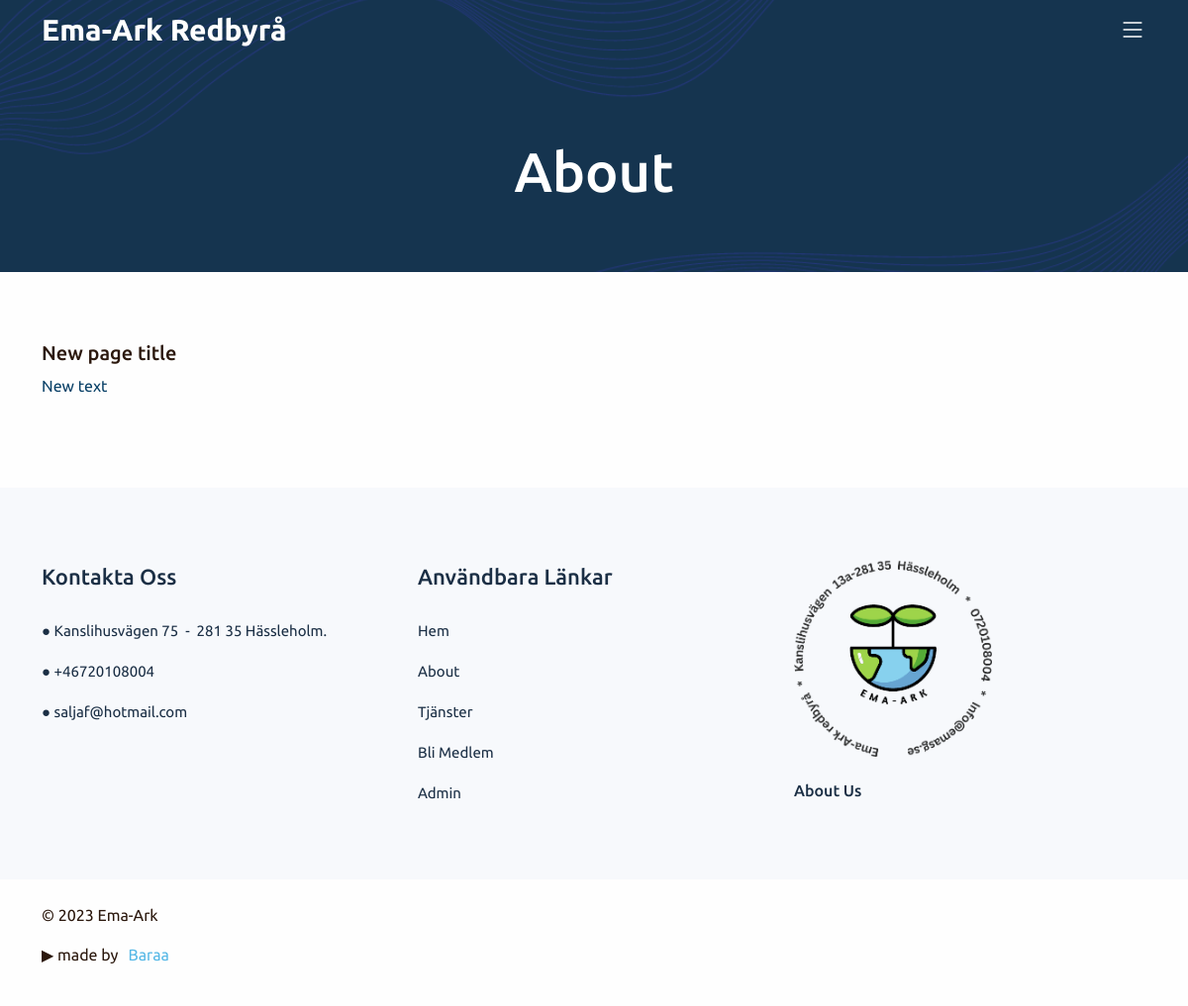
Page /about.php on the committed database.
### tables this page shows
CREATE TABLE `tblpage` (
  `ID` int(10) NOT NULL,
  `PageType` varchar(200) DEFAULT NULL,
  `PageTitle` mediumtext DEFAULT NULL,
  `PageDescription` mediumtext DEFAULT NULL,
  `Email` varchar(200) DEFAULT NULL,
  `MobileNumber` bigint(10) DEFAULT NULL,
  `UpdationDate` date DEFAULT NULL,
  `Timing` varchar(200) NOT NULL
);

### about.php (the view, shortened to what this page needs)
<!doctype html>
<html lang="sv">
<head>
    <link rel="stylesheet" href="https://unpkg.com/aos@next/dist/aos.css" />
    <link rel="stylesheet" href="assets/css/style-starter.css">
    <link rel="stylesheet" href="https://cdnjs.cloudflare.com/ajax/libs/animate.css/4.1.1/animate.min.css" />
    <link href="assets/vendor/bootstrap/css/bootstrap.min.css" rel="stylesheet">
    <link href="assets/vendor/bootstrap-icons/bootstrap-icons.css" rel="stylesheet">
    <link href="assets/vendor/aos/aos.css" rel="stylesheet">
    <link href="assets/vendor/glightbox/css/glightbox.min.css" rel="stylesheet">
    <link href="assets/vendor/swiper/swiper-bundle.min.css" rel="stylesheet">
    <link href="assets/vendor/remixicon/remixicon.css" rel="stylesheet">
    <link href="assets/css/main.css" rel="stylesheet">
</head>
<body id="home" class="animate__animated animate__fadeIn ">
<?php include_once 'includes/header.php';?>
            <div class="breadcrumbs d-flex align-items-center" style="background-image: url('assets/img/user-banner.png');">
      <div class="container position-relative d-flex flex-column align-items-center">
        <h2>About</h2>
      </div>
    </div>
    <div class="w3l-recent-work" style="background-color:#fefefe ;">
        <div class="jst-two-col">
            <div class="container">
                <div class="row">
                    <div class="my-bio col-lg-6">
                        <div class="hair-make">
                            <?php
$ret = mysqli_query($con, "select * from tblpage where PageType='aboutus' ");
while ($row = mysqli_fetch_array($ret)) {
    ?>
                            <h5><?php echo $row['PageTitle']; ?></h5>
                            <p class="para mt-2"><?php echo $row['PageDescription']; ?></p>
                            <?php }?>
                        </div>
                    </div>
                    <div class="col-lg-6 ">
                    </div>
                </div>
            </div>
    </div>
    <?php include_once 'includes/footer.php';?>
</body>
</html>

### includes/header.php (shortened to what this page needs)
<header id="header" class="header d-flex align-items-center fixed-top">
    <div class="container-fluid container-xl d-flex align-items-center justify-content-between">
        <span href="#" class="logo d-flex align-items-center">
            <h1 id="Ema-Ark-Logo" class="d-flex align-items-center">Ema-Ark Redbyrå</h1>
        </span>
        <i class="mobile-nav-toggle mobile-nav-show bi bi-list"></i>
    </div>
</header>

### includes/footer.php (shortened to what this page needs)
<section class="w3l-footer-29-main" style="
color           : #1b2f45 !important;
padding: 0 !important;">
    <div class="footer-29 py-5">
        <div class="container py-lg-4">
            <div class="row footer-top-29">
                <div class="col-lg-4 col-md-6 col-sm-8 footer-list-29 footer-1">
                    <h6 class="footer-title-29">Kontakta oss</h6>
                    <ul id="footerUl">
                        <?php
                        $ret = mysqli_query($con, "select * from tblpage where PageType='contactus' ");
                        while ($row = mysqli_fetch_array($ret)) {
                        ?>
                            <li>
                                <a href="https://www.google.se/maps/place/Kanslihusv%C3%A4gen+13A,+281+35+H%C3%A4ssleholm,+%D8%A7%D9%84%D8%B3%D9%88%D9%8A%D8%AF%E2%80%AD/data=!4m2!3m1!1s0x4653fd6891a2201b:0x40a43624b24cb61?sa=X&ved=2ahUKEwiP5qTO4pz7AhXDRfEDHURoB_wQ8gF6BAgQEAE" target="_blank">
                                    <span>●<?php echo $row['PageDescription']; ?>.</span>
                                </a>
                            </li>
                            <li>
                                </span><a href="tel:+0046-720108004">● +<?php echo $row['MobileNumber']; ?></a>
                            </li>
                            <li>
                                <a href="mailto:saljaf@hotmail.com" class="mail">
                                    ● <?php echo $row['Email']; ?></a>
                            </li>
                        <?php } ?>
                    </ul>
                </div>
                <div class="col-lg-4 col-md-6 col-sm-4 footer-list-29 footer-2 ">
                <h6 class="footer-title-29">Användbara länkar</h6>
                    <ul>
                        <li id="hemFotter" ><a href="index.php">Hem</a></li>
                        <li><a href="about.php">About</a></li>
                        <li><a href="services.php"> Tjänster</a></li>
                        <li><a href="signup.php">Bli Medlem</a></li>
                        <li><a href="admin/">Admin</a></li>
                    </ul>
                </div>
                <div class="col-lg-4 col-md-6 col-sm-7 footer-list-29 footer-4">
                    <?php
                    $ret = mysqli_query($con, "select * from tblpage where PageType='aboutus' ");
                    while ($row = mysqli_fetch_array($ret)) {
                    ?>
                        <h6 class="footer-title-29">
                            <img id="logo3" src="./assets/images/logo2-removebg-preview.png" alt="logo">
                            <h1 id="About-h1">About Us</h1>
                        </h6>
                     <?php } ?>
                </div>
            </div>
        </div>
    </div>
</section>
<div class="w3l-footer-29-main w3l-copyright" style="">
    <div class="container">
        <div class="row bottom-copies">
            <p class="col-lg-8 copy-footer-29" id="logowithtext">
                © <?php echo date("Y"); ?> Ema-Ark
            </p>
            <br>
            <p class="" id="madeBy">
                ▶ made by <a href="mailto:alsher.info@gmail.com">Baraa</a>
            </p>
        </div>
    </div>
</div>

### assets/css/main.css (style rules this page uses)
:root { --font-default:"Open Sans",System-ui,-apple-System,"Segoe UI",Roboto,"Helvetica Neue",Arial,"Noto Sans","Liberation Sans",sans-serif,"Apple Color Emoji","Segoe UI Emoji","Segoe UI Symbol","Noto Color Emoji";--font-primary:"Montserrat",sans-serif;--font-secondary:"Raleway",sans-serif }
:root { --color-default:#2b180d;--color-primary:#56b8e6;--color-secondary:#1b2f45 }
:root { scroll-behavior:smooth }
body { font-family:var(--font-default);color:var(--color-default) }
a { color:var(--color-primary);text-decoration:none;transition:.3s }
h1,h2,h3,h4,h5,h6 { font-family:var(--font-primary) }
section { overflow:hidden;padding:80px 0 }
.breadcrumbs { padding:140px 0 60px 0;min-height:30vh;position:relative;background-size:cover;background-position:center;background-repeat:no-repeat }
.breadcrumbs:before { content:"";background-color:rgba(27,47,69,.7);position:absolute;inset:0 }
.breadcrumbs h2 { font-size:56px;font-weight:500;color:#fff;font-family:var(--font-secondary) }
.header { transition:all .5s;z-index:997;padding:24px 0 }
@media (max-width:1200px) { .header { padding:12px 0 } }
.header .logo h1 { font-size:30px;font-weight:700;color:#fff;font-family:var(--font-secondary);margin:0 }
@media (max-width:1279px) { .mobile-nav-show { color:rgba(255,255,255,.9);font-size:28px;cursor:pointer;line-height:0;transition:.5s } }

### includes/footer.php (style rules this page uses)
#madeBy { display: flex; justify-content: start; align-items: start; flex-direction: row; gap: 10px; }
ul { margin: 0 !important; padding: 0 !important; }
#logo3 { height: 200px !important; width: 200px !important; }
#About-h1 { font-size: 1rem !important; text-align: center; width: max-content !important; }

### rows in the picture
tblpage: PageTitle "New page title", PageDescription "New text"
tblpage: PageDescription "Kanslihusvägen 75 - 281 35 Hässleholm", MobileNumber "46720108004", Email "saljaf@hotmail.com"
